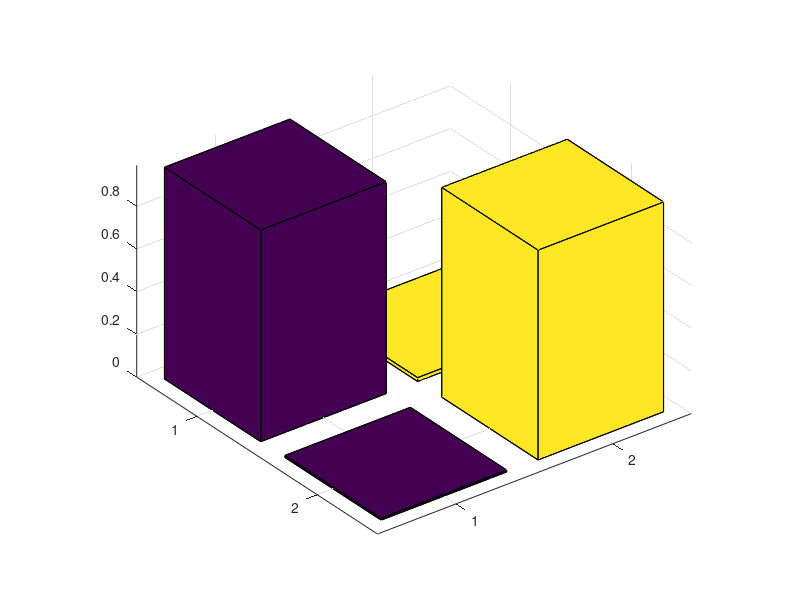

Write MATLAB code to recreate this figure. (Note: this script raises an error after producing the figure.)
% exp2q_specmat: first 2 qubit result
% exp2q_2: second 2 qubit result
% exp2q_3: third 2 qubit result
% exp3q_specmat: first 3 qubit result
% exp3q_2: second 3 qubit result
% exp3q_3: third 3 qubit result
% 
% simu2q_specmat: numerical 2 qubit result
% simu3q_specmat: numerical 3 qubit result

close all
clear all
load('Fig2_2_data.mat');

spec2q_all=zeros([2,2,3]);
spec2q_all(:,:,1)=exp2q_specmat;
spec2q_all(:,:,2)=exp2q_2;
spec2q_all(:,:,3)=exp2q_3;

std2q=std(spec2q_all,1,3);

spec3q_all=zeros([4,4,3]);
spec3q_all(:,:,1)=exp3q_specmat;
spec3q_all(:,:,2)=exp3q_2;
spec3q_all(:,:,3)=exp3q_3;

std3q=std(spec3q_all,1,3);
% T1_sweep=zeros(6,10);
% T2_sweep=zeros(6,11);

% T1_sweep(:,1)=[100 99.8 99.5 99.0 98.4 98.1 98.1 98.1 98.1; ]';
% T1_sweep(:,2)=[100 99.8 99.5 99.0 98.4 98.1 98.1 98.1 98.1; ]';
width=120;
height=75;
pbar=[2.6,2.6,1];
fpos=[400,200,width,height];

f1=figure('Position',fpos);
% ax1=subplot(2,2,1);
ax1=gca;
% imagesc(exp2q_specmat,[0,100]);
b=bar3(exp2q_specmat);
for k = 1:length(b)
    zdata = b(k).ZData;
    b(k).CData = zdata;
    b(k).FaceColor = 'interp';
end

hold on
b=bar3(std2q+exp2q_specmat);
for k = 1:length(b)
    zdata = b(k).ZData;
    b(k).CData = zdata;
    b(k).FaceColor = 'none';
end
set(ax1,'XTick',[1,2],'XTickLabel',{'0','2'},'YTick',[1,2],'YTickLabel',{'g','e'},'FontSize',7,'View',[-20,30],'PlotBoxAspectRatio',pbar,'LabelFontSizeMultiplier',1,'FontName','Arial','FontUnits','pixels');
set(f1,'Color','White');
opos=f1.Position;
% set(ax3,'FontSize',7);
opos(3)=width;
set(f1,'Position',fpos);
title('Exp. 2-Digit Task');
text(-0.3,1,2.5,'(c)');

f2=figure('Position',fpos);
% ax1=subplot(2,2,2);
ax1=gca;
% imagesc(simu2q_specmat,[0,100]);
b=bar3(simu2q_specmat);
for k = 1:length(b)
    zdata = b(k).ZData;
    b(k).CData = zdata;
    b(k).FaceColor = 'interp';
end
set(gca,'XTick',[1,2],'XTickLabel',{'0','2'},'YTick',[1,2],'YTickLabel',{'g','e'},'FontSize',7,'View',[-20,30],'PlotBoxAspectRatio',pbar,'LabelFontSizeMultiplier',1,'FontName','Arial','FontUnits','pixels');
set(f2,'Color','White');
opos=f2.Position;
% set(ax3,'FontSize',7);
opos(3)=width;
set(f2,'Position',fpos);
title('Simu. 2-Digit Task');
text(-0.3,1,2.5,'(d)');

f3=figure('Position',fpos);
% ax3=subplot(2,2,3);
ax3=gca;
% imagesc(exp3q_specmat,[0,100]);
b=bar3(exp3q_specmat);
for k = 1:length(b)
    zdata = b(k).ZData;
    b(k).CData = zdata;
    b(k).FaceColor = 'interp';
end

hold on
b=bar3(std3q+exp3q_specmat);
for k = 1:length(b)
    zdata = b(k).ZData;
    b(k).CData = zdata;
    b(k).FaceColor = 'none';
end
set(ax3,'XTick',[1,2,3,4],'XTickLabel',{'0','2','7','9'},'YTick',[1,2,3,4],'YTickLabel',{'gg','ge','eg','ee'},'FontSize',7,'View',[-20,30],'PlotBoxAspectRatio',pbar,'LabelFontSizeMultiplier',1,'FontName','Arial','FontUnits','pixels');
set(f3,'Color','White');
opos=f3.Position;
% set(ax3,'FontSize',7);
opos(3)=width;
set(f3,'Position',fpos);
title('Exp. 4-Digit Task');
text(-1.5,1,2.5,'(e)');

f4=figure('Position',fpos);
ax4=gca;
% ax4=subplot(2,2,4);
% imagesc(simu3q_specmat,[0,100]);
b=bar3(simu3q_specmat);
for k = 1:length(b)
    zdata = b(k).ZData;
    b(k).CData = zdata;
    b(k).FaceColor = 'interp';
end

% hold on
% b=bar3(simu3q_specmat+0.02);
% for k = 1:length(b)
%     zdata = b(k).ZData;
%     b(k).CData = zdata;
%     b(k).FaceColor = 'none';
% end

% hold on
% b=bar3(simu3q_specmat-0.02);
% for k = 1:length(b)
%     zdata = b(k).ZData;
%     b(k).CData = zdata;
%     b(k).FaceColor = 'none';
% end

set(ax4,'XTick',[1,2,3,4],'XTickLabel',{'0','2','7','9'},'YTick',[1,2,3,4],'YTickLabel',{'gg','ge','eg','ee'},'FontSize',7,'View',[-20,30],'PlotBoxAspectRatio',pbar,'LabelFontSizeMultiplier',1,'FontName','Arial','FontUnits','pixels');
set(f4,'Color','White');
opos=f4.Position;
% set(ax3,'FontSize',7);
opos(3)=width;
set(f4,'Position',fpos);
title('Simu. 4-Digit Task');
text(-1.5,1,2.5,'(f)');
% hold on
% scatter3(ax4,1,1,1,'*')
